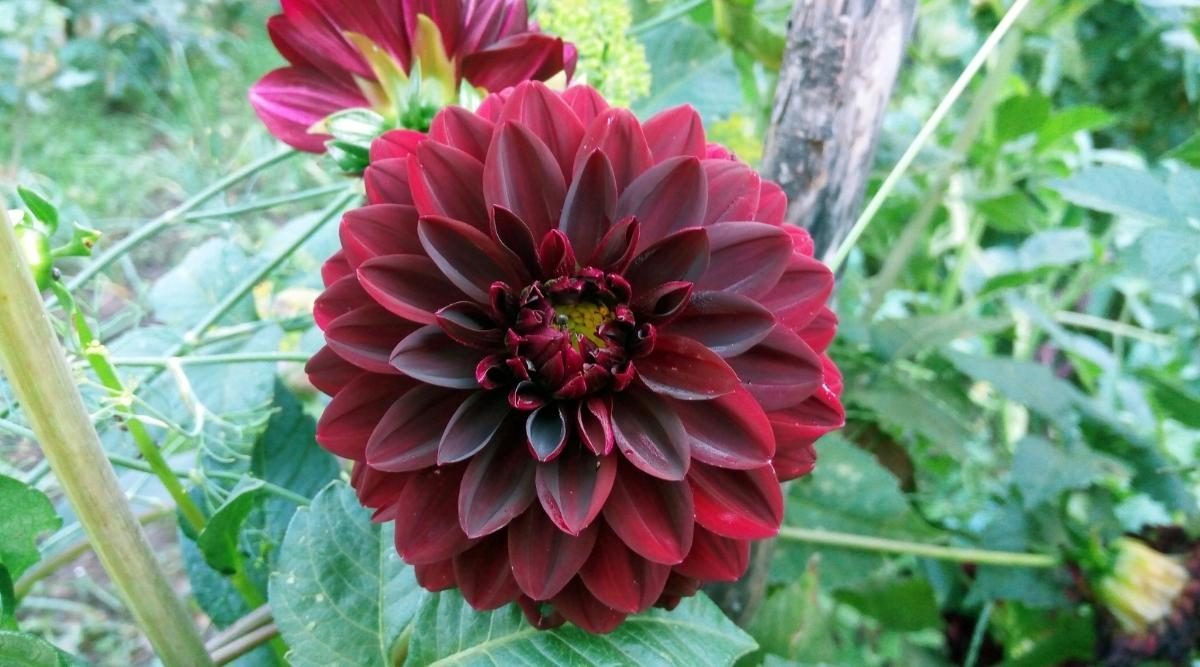
%> input picture A3/2.jpg, 1200 x 667 px
$ octave Q2.m   (GNU Octave 9; MATLAB toolbox functions it lacks are replaced by stand-ins)
%> lines starting %> are read from the running program, lines starting %| are printed output that depends on the picture
clc;
close;

% Step 1: Read the images

im1 = imread('2.jpg');
%> im1 is the input picture: size 667x1200x3 uint8; mean R, G, B 122.6, 134.9, 118.7
im2 = imread('3.jpg');
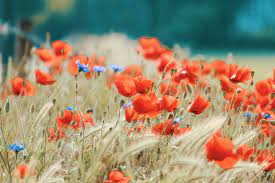
%> input picture A3/3.jpg, 275 x 183 px
%> im2 is the input picture: size 183x275x3 uint8; mean R, G, B 154.5, 137.8, 112.8

% Step 2: Convert the images to grayscale

if size(im1, 3) == 3
    gray1 = rgb2gray(im1);
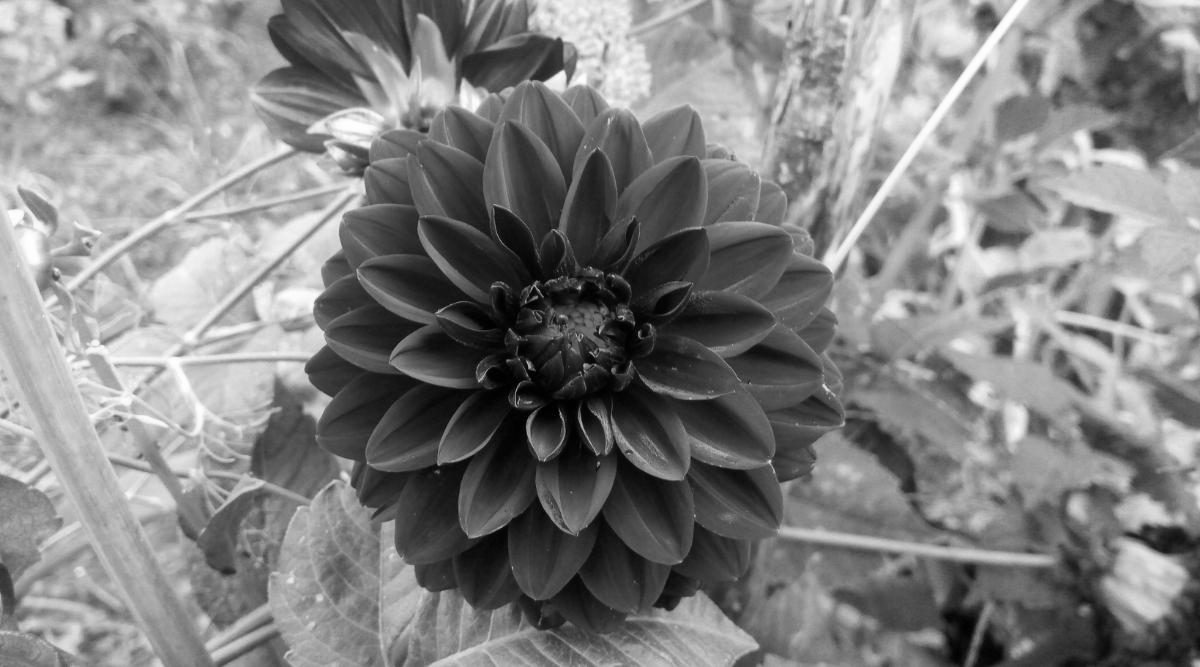
%> gray1: size 667x1200 uint8; min 0, max 255, mean 129.4
else
    gray1 = im1;
end

if size(im2, 3) == 3
    gray2 = rgb2gray(im2);
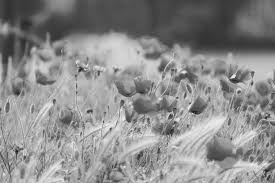
%> gray2: size 183x275 uint8; min 20, max 245, mean 140
else
    gray2 = im2;
end

% Step 3: Print the image size

[im_h, im_w, im_s] = size(im1);
%> im_h = 667; im_w = 1200; im_s = 3
disp('Image1 Size:');
disp(['Image1 Height:   ',num2str(im_h)]);
%| Image1 Height:   667
disp(['Image1 Width:    ',num2str(im_w)]);
%| Image1 Width:    1200
disp(['Image1 Scale:    ',num2str(im_s)]);
%| Image1 Scale:    3

[im_h2, im_w2, im_s2] = size(im2);
%> im_h2 = 183; im_w2 = 275; im_s2 = 3
disp('Image2 Size:');
disp(['Image2 Height:   ',num2str(im_h2)]);
%| Image2 Height:   183
disp(['Image2 Width:    ',num2str(im_w2)]);
%| Image2 Width:    275
disp(['Image2 Scale:    ',num2str(im_s2)]);
%| Image2 Scale:    3

% Step 8: Repeat steps 4, 5, 6, 7 for at least 5 different sigma values

sigma = [1, 5, 10, 15, 20];


for i = 1:length(sigma)

    % Step 4: Low pass filter (spatial/frequency) image 1 with given sigma

    lpf1 = imgaussfilt(gray1, sigma(i));

    % Step 5: High pass filter (spatial/frequency) image 2 with given sigma

    hpf2 = gray2 - imgaussfilt(gray2, sigma(i));

    % Step 6: Create a hybrid image

    if size(lpf1) ~= size(hpf2)

        hpf2 = imresize(hpf2, size(lpf1));
    end

    hybrid_image = lpf1 + hpf2;


    % Step 7:Plot image1, image2, and output from step 6 side-by-side:


    figure;

    subplot(1,3,1);
    imshow(gray1);
    title(['GrayScale Image1 (Sigma = ' num2str(sigma(i)) ')']);

    subplot(1,3,2);
    imshow(gray2);
    title([' Gray Scale Image2 (Sigma = ' num2str(sigma(i)) ')']);

    subplot(1,3,3);
    imshow(hybrid_image,[]);
    title(['Hybrid (Sigma = ' num2str(sigma(i)) ')']);

end
%> this loop made 5 passes
%> pass 1, `hpf2 = gray2 - imgaussfilt(gray2, sigma(i));`:
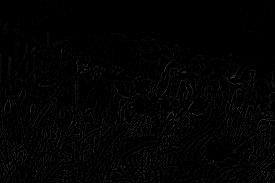
%> hpf2: size 183x275 uint8; min 0, max 84, mean 2.9
%> pass 1, `hpf2 = imresize(hpf2, size(lpf1));`:
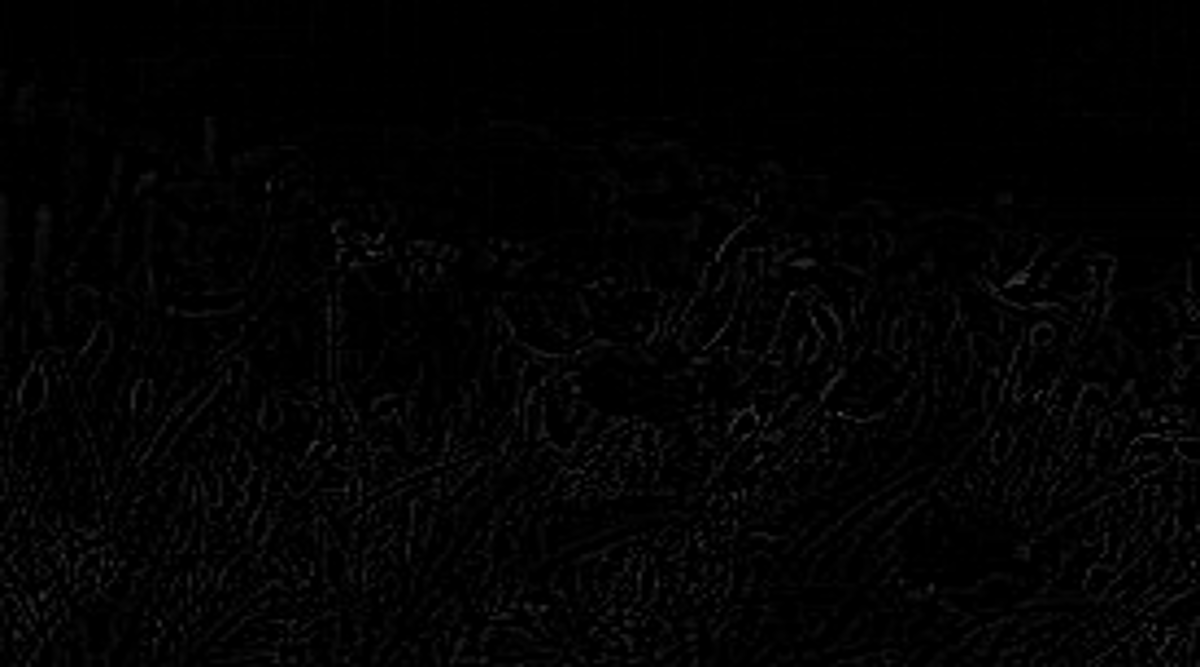
%> hpf2: size 667x1200 uint8; min 0, max 82, mean 3

% Step 9: Comment on the changes you see in your hybrid images from Step 8.

% Low pass filter: Increasing sigma in a lpf1 for image1 leads tosmoothing and blurring of the image,
% reducing high-frequency details while preserving low-frequency components.

% High pass filter: Increasing sigma in a hpf2 for image2 reduces its ability to preserve and enhance high-frequency
% details while potentially introducing a smoothing effect and capturing some mid-frequency information.

% Hybrid Image: Increasing sigma yields distinct visual changes.
% A higher sigma for the lpf1 on Image 1 results in stronger smoothing, reducing high-frequency details,
% making the hybrid image smoother, and emphasizing Image 1's coarse structure.
% Conversely, elevating sigma for the hpf2 on Image 2 intensifies smoothing,
% reducing high-frequency details and weakening the high-pass effect.
% The hybrid image's look depends on the balance between LPF and HPF sigmas,
% with similar values blending low and high frequencies, while larger sigma for LPF favors Image 1's appearance
% and larger sigma for HPF favors Image 2, with reduced detail.
